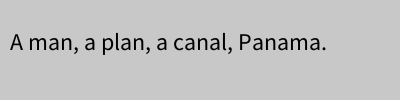
Frame 1 (no input)
Frame 60 (the mouse pressed at the canvas centre just before this capture): identical to frame 1, image omitted
Frame 120 (the mouse held since frame 60 and released just before this capture): identical to frame 1, image omitted

The Processing sketch that drew this single still picture (run headless with seeded random() and noise(); from frame 60 on, the mouse is pressed at the canvas centre):

// Processing sketch: Displaying_Simple_Text_
// ── Displaying_Simple_Text_.pde
// Sketch 7-5: Displaying Simple Text.
String sentence = "A man, a plan, a canal, Panama.";
void setup() {
size(400, 100);
smooth();
} // setup()
void draw() {
background(200);
fill(0);
textSize(24);
text(sentence, 10, height/2);
} // draw()
